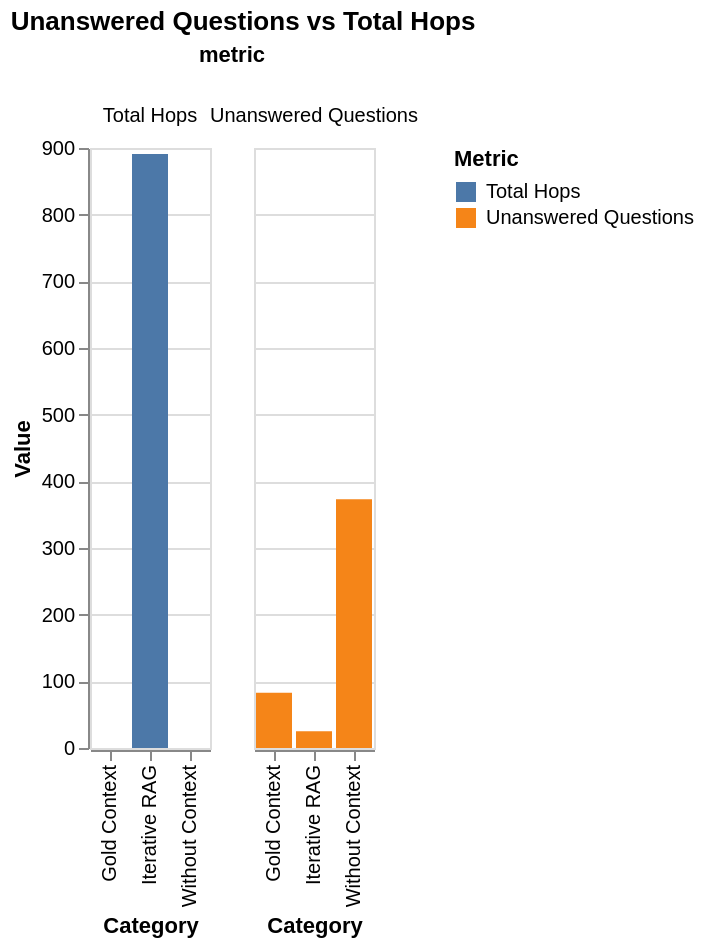

This figure's Vega-Lite source:
### Vega-Lite specification from a JSON file in a GitHub repository (floating-point values rounded to 4 significant figures)
{"$schema": "https://vega.github.io/schema/vega-lite/v5.json", "title": "Unanswered Questions vs Total Hops", "data": {"values": [{"category": "Without Context", "metric": "Unanswered Questions", "value": 373}, {"category": "Without Context", "metric": "Total Hops", "value": 0}, {"category": "Gold Context", "metric": "Unanswered Questions", "value": 83}, {"category": "Gold Context", "metric": "Total Hops", "value": 0}, {"category": "Iterative RAG", "metric": "Unanswered Questions", "value": 25}, {"category": "Iterative RAG", "metric": "Total Hops", "value": 891}]}, "mark": "bar", "encoding": {"x": {"field": "category", "type": "nominal", "axis": {"title": "Category"}}, "y": {"field": "value", "type": "quantitative", "axis": {"title": "Value"}}, "color": {"field": "metric", "type": "nominal", "legend": {"title": "Metric"}}, "column": {"field": "metric", "type": "nominal"}}}
